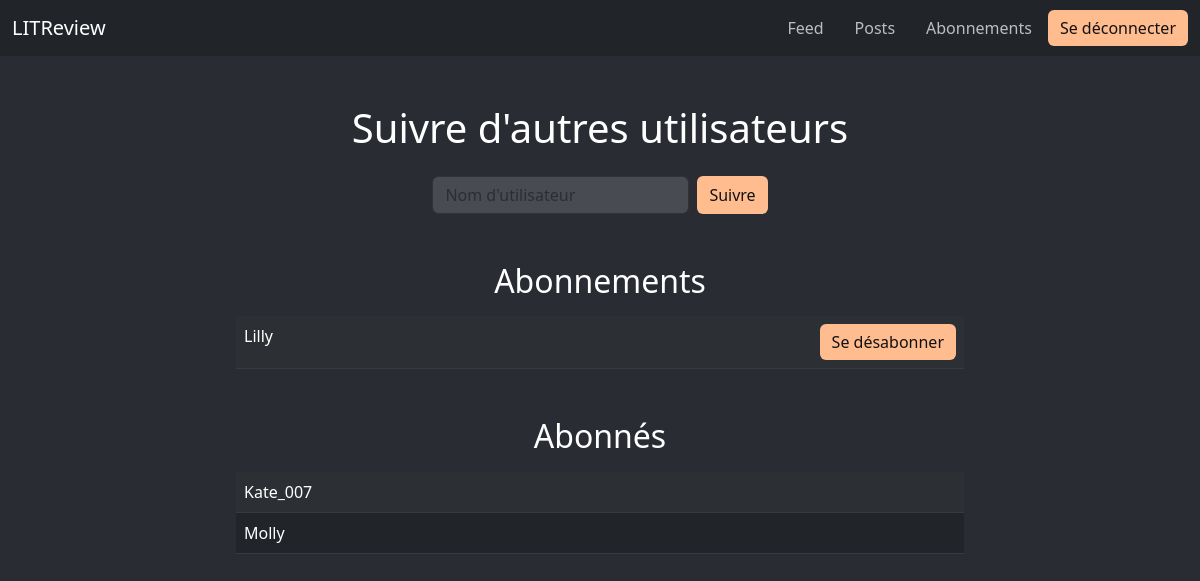
The app's page /manage-follows/ (signed in) with its own data.
### authentication/models.py (models this page shows)
class UserFollows(models.Model):
    user = models.ForeignKey(User, on_delete=models.CASCADE, related_name='following')
    followed_user = models.ForeignKey(User, on_delete=models.CASCADE, related_name='followed_by')
    class Meta:
        unique_together = ('user', 'followed_user',)

class User(AbstractUser):
    pass

### authentication/views.py (the view, shortened to what this page needs)
# urls.py: path('manage-follows/', authentication.views.manage_follows, name='manage_follows'),
@login_required
def manage_follows(request):
    following = request.user.following.all()
    followers = request.user.followed_by.all()
    return render(request, 'authentication/manage_follows.html', {
        'following': following,
        'followers': followers,
    })

### reviews/context_processors.py (called while the page is built)
def previous_url(request):
    return {
        'previous_url': request.META.get('HTTP_REFERER', '/')
    }

### authentication/templates/authentication/manage_follows.html (shortened to what this page needs)
{% extends 'base.html' %}
{% block content %}
<div class="container mt-5">
    <h1 class="text-center mb-4">Suivre d'autres utilisateurs</h1>
    <div class="d-flex justify-content-center mb-5">
        <form method="post" class="d-flex justify-content-center" aria-label="Formulaire pour suivre un nouvel utilisateur">
            <input type="text" id="username" name="username" class="form-control me-2" placeholder="Nom d'utilisateur" required aria-required="true">
            <button type="submit" class="btn btn-custom" aria-label="Suivre l'utilisateur">
                Suivre
            </button>
        </form>
    </div>
    <div class="mb-5">
        <h2 class="text-center mb-3">Abonnements</h2>
        <div class="col-md-8 offset-md-2">
            {% if following %}
            <table class="table table-dark table-striped" aria-label="Liste de vos abonnements">
                <tbody>
                    {% for user in following %}
                    <tr>
                        <td>{{ user.followed_user.username }}</td>
                        <td class="text-end">
                            <form method="post" action="{% url 'unsubscribe' user.followed_user.id %}" aria-label="Formulaire pour se désabonner de {{ user.followed_user.username }}">
                                <button type="submit" class="btn btn-custom" aria-label="Se désabonner de {{ user.followed_user.username }}">
                                    Se désabonner
                                </button>
                            </form>
                        </td>
                    </tr>
                    {% endfor %}
                </tbody>
            </table>
            {% else %}
                <p class="text-center" role="status">Vous n'avez pas encore d'abonnements.</p>
            {% endif %}
        </div>
    </div>
    <div class="mb-5">
        <h2 class="text-center mb-3">Abonnés</h2>
        <div class="col-md-8 offset-md-2">
            {% if followers %}
            <table class="table table-dark table-striped" aria-label="Liste de vos abonnés">
                <tbody>
                    {% for user in followers %}
                    <tr>
                        <td>{{ user.user.username }}</td>
                    </tr>
                    {% endfor %}
                </tbody>
            </table>
            {% else %}
                <p class="text-center" role="status">Vous n'avez pas encore d'abonnés.</p>
            {% endif %}
        </div>
    </div>
</div>
{% endblock %}

### templates/base.html (style rules this page uses)
body { background-color: #292c32; color: #ffffff; }
.btn-custom { background-color: #FFBC8F; color: #121212; border: none; }
.form-control { background-color: #484b51; color: #ffffff; border: 1px solid #333; }

### records on screen
UserFollows: followed_user.username "Lilly"
UserFollows: user.username "Kate_007"
UserFollows: user.username "Molly"
